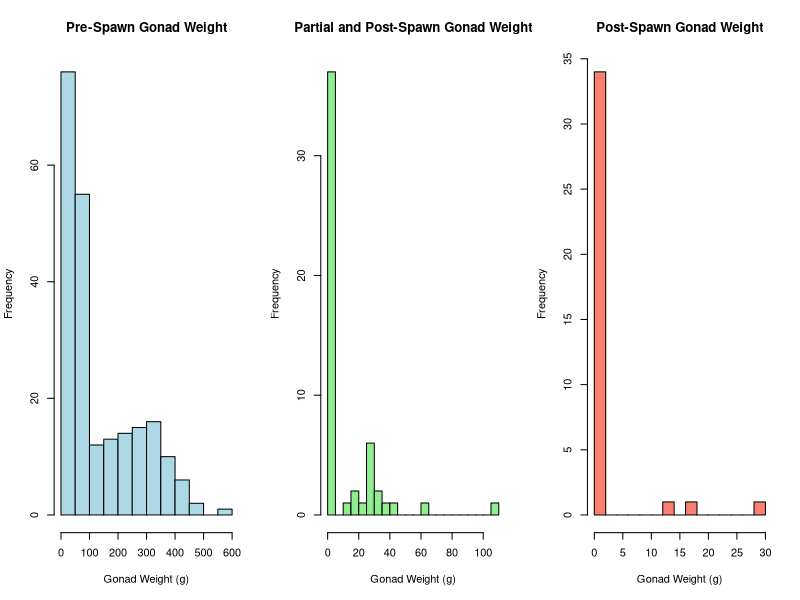
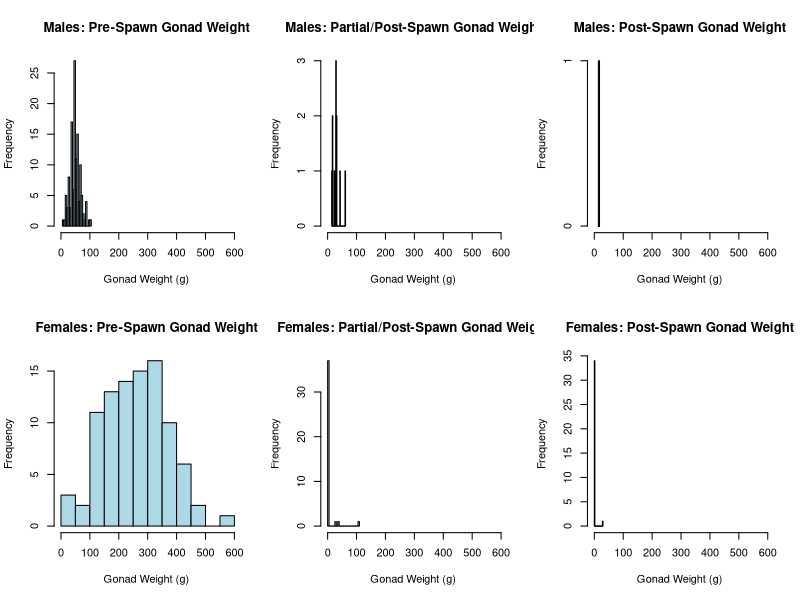

Write the R code that produced these figures, in order.
rm(list = ls())
DataSet <- read.csv("ALHcode/AIC/upperriver_bodycomp_all.csv")
str(DataSet)
DataSet$SpawnStatus <- as.factor(DataSet$SpawnStatus)
DataSet$Gonad_Wt <- as.numeric(DataSet$Gonad_Wt)
str(DataSet)
max(DataSet$Gonad_Wt, na.rm = TRUE)
which(DataSet$Gonad_Wt == max(DataSet$Gonad_Wt, na.rm = TRUE))
DataSet <- DataSet[-146,] #eliminates the maximum 6.0 value that seems very out of place for weight
DataSet$Gonad_Wt_g <- (DataSet$Gonad_Wt*1000)


# Filter the data for SpawnStatus 0 (pre-spawn) and 2 (post-spawn)
pre_spawn_data <- DataSet[DataSet$SpawnStatus == 0, ]
partialpost_spawn_data <- DataSet[DataSet$SpawnStatus %in% c(1, 2), ]
post_spawn_data <- DataSet[DataSet$SpawnStatus == 2, ]

str(post_spawn_data)
mean(post_spawn_data$Gonad_Wt_g, na.rm = T) #mean weight is 20.66667 grams
mean(pre_spawn_data$Gonad_Wt_g, na.rm = T) #mean weight is 137.3151 grams
mean(partialpost_spawn_data$Gonad_Wt_g, na.rm = T) #mean weight is 35.375 grams

# Create histograms in base R
par(mfrow = c(1, 3))  # Arrange plots in one row and two columns

# Histogram for pre-spawn (SpawnStatus == 0)
hist(pre_spawn_data$Gonad_Wt_g, 
     main = "Pre-Spawn Gonad Weight", 
     xlab = "Gonad Weight (g)", 
     col = "lightblue", 
     border = "black", 
     breaks = 20)  # Adjust 'breaks' as needed

hist(partialpost_spawn_data$Gonad_Wt_g, 
     main = "Partial and Post-Spawn Gonad Weight", 
     xlab = "Gonad Weight (g)", 
     col = "lightgreen", 
     border = "black", 
     breaks = 20)

# Histogram for post-spawn (SpawnStatus == 2)
hist(post_spawn_data$Gonad_Wt_g, 
     main = "Post-Spawn Gonad Weight", 
     xlab = "Gonad Weight (g)", 
     col = "salmon", 
     border = "black", 
     breaks = 20)  # Adjust 'breaks' as needed

# Reset the plotting layout to default (single plot)
par(mfrow = c(1, 1))



##SEX Differences

# Get the min and max range for Gonad_Wt_g across all groups
all_data <- c(pre_spawn_data$Gonad_Wt_g, 
              partialpost_spawn_data$Gonad_Wt_g, 
              post_spawn_data$Gonad_Wt_g)

x_range <- range(all_data, na.rm=T)  # Get min and max values

# Set layout to 2 rows and 3 columns for 6 plots
par(mfrow = c(2, 3))

# Males - Pre-Spawn
hist(pre_spawn_data$Gonad_Wt_g[pre_spawn_data$Sex == "M"], 
     main = "Males: Pre-Spawn Gonad Weight", 
     xlab = "Gonad Weight (g)", 
     col = "lightblue", 
     border = "black", 
     breaks = 20, 
     xlim = x_range)

# Males - Partial and Post-Spawn
hist(partialpost_spawn_data$Gonad_Wt_g[partialpost_spawn_data$Sex == "M"], 
     main = "Males: Partial/Post-Spawn Gonad Weight", 
     xlab = "Gonad Weight (g)", 
     col = "lightgreen", 
     border = "black", 
     breaks = 20, 
     xlim = x_range)

# Males - Post-Spawn
hist(post_spawn_data$Gonad_Wt_g[post_spawn_data$Sex == "M"], 
     main = "Males: Post-Spawn Gonad Weight", 
     xlab = "Gonad Weight (g)", 
     col = "salmon", 
     border = "black", 
     breaks = 20, 
     xlim = x_range)

# Females - Pre-Spawn
hist(pre_spawn_data$Gonad_Wt_g[pre_spawn_data$Sex == "F"], 
     main = "Females: Pre-Spawn Gonad Weight", 
     xlab = "Gonad Weight (g)", 
     col = "lightblue", 
     border = "black", 
     breaks = 20, 
     xlim = x_range)

# Females - Partial and Post-Spawn
hist(partialpost_spawn_data$Gonad_Wt_g[partialpost_spawn_data$Sex == "F"], 
     main = "Females: Partial/Post-Spawn Gonad Weight", 
     xlab = "Gonad Weight (g)", 
     col = "lightgreen", 
     border = "black", 
     breaks = 20, 
     xlim = x_range)

# Females - Post-Spawn
hist(post_spawn_data$Gonad_Wt_g[post_spawn_data$Sex == "F"], 
     main = "Females: Post-Spawn Gonad Weight", 
     xlab = "Gonad Weight (g)", 
     col = "salmon", 
     border = "black", 
     breaks = 20, 
     xlim = x_range)